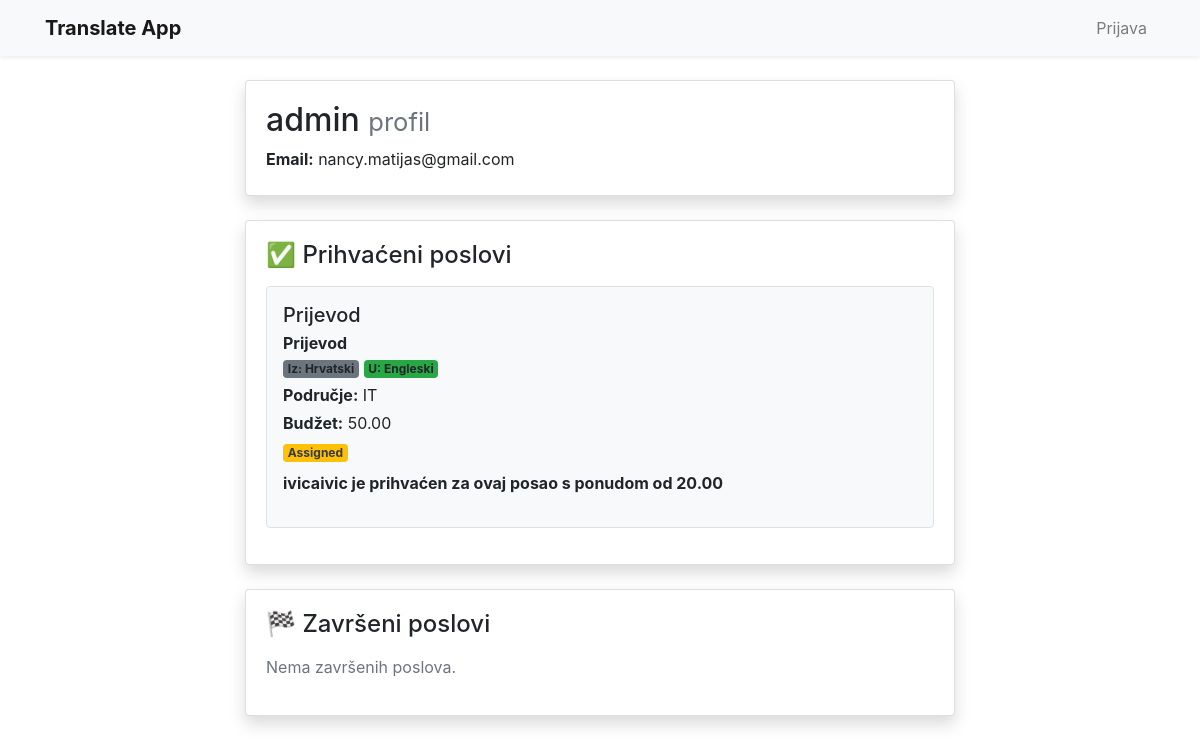
Screenshot of /accounts/profile/1 with the database file from the repository.
### app/models.py (models this page shows, shortened)
class Account(models.Model):
    user = models.OneToOneField(User, on_delete=models.CASCADE)
    name = models.CharField(max_length=100)
    balance = models.DecimalField(max_digits=8, decimal_places=2)
    translator = models.BooleanField()

class Job(models.Model):
    user = models.ForeignKey(User, on_delete=models.CASCADE)
    title = models.CharField(max_length=100)
    description = models.CharField(max_length=100)
    source_lang = models.CharField(max_length=100)
    target_lang = models.CharField(max_length=100)
    field = models.CharField(max_length=100)
    budget = models.DecimalField(max_digits=8, decimal_places=2)
    text = models.TextField()
    status = models.CharField(max_length=100, default='available')
    translation = models.TextField(blank=True, null=True)
    def accepted_bid(self):
        return self.bid_set.filter(accepted=True).first()
    def accepted_bidder(self):
        return self.accepted_bid().bidder.account
    @classmethod
    def accepted_jobs_for(cls, user):
        accepted_bids = Bid.objects.filter(job__in=user.job_set.all(), accepted=True)
        accepted_jobs = [ bid.job for bid in accepted_bids if bid.job.status != "completed" ]
        return accepted_jobs

class Bid(models.Model):
    bidder = models.ForeignKey(User, on_delete=models.CASCADE)
    job = models.ForeignKey(Job, on_delete=models.CASCADE)
    price = models.DecimalField(max_digits=8, decimal_places=2)
    accepted = models.BooleanField()

### accounts/views.py (the view)
# urls.py: path('profile/<int:user_id>', views.profile, name='profile'),
def profile(request, user_id):
    user = get_object_or_404(User, pk=user_id)
    accepted_jobs = Job.accepted_jobs_for(user)
    completed_jobs = Job.objects.filter(user=user, status='completed')
    context = {
        'profile_user' : user,
        'accepted_jobs': accepted_jobs,
        'completed_jobs': completed_jobs,
    }
    return render(request, 'accounts/profile.html', context)

### accounts/templates/accounts/profile.html (shortened to what this page needs)
{% extends 'app/base.html' %}
{% block content %}
<div class="container mt-4">
    <div class="row mb-4">
        <div class="col-md-8 offset-md-2">
            <div class="card shadow">
                <div class="card-body">
                    <h2 class="card-title mb-2">
                        {{ profile_user.account.name }} <small class="text-muted">profil</small>
                    </h2>
                    <p class="mb-1"><strong>Email:</strong> {{ profile_user.email }}</p>
                </div>
            </div>
        </div>
    </div>
    <div class="row mb-4">
        <div class="col-md-8 offset-md-2">
            <div class="card shadow">
                <div class="card-body">
                    <h4 class="card-title mb-3">✅ Prihvaćeni poslovi</h4>
                    {% if accepted_jobs %}
                        {% for job in accepted_jobs %}
                            <div class="border rounded p-3 mb-3 bg-light">
                                <h5 class="mb-1">{{ job.title }}</h5>
                                <p class="mb-1">
                                    <strong>{{ job.description }}</strong><br>
                                    <span class="badge bg-secondary">Iz: {{ job.source_lang }}</span>
                                    <span class="badge bg-success">U: {{ job.target_lang }}</span>
                                </p>
                                <p class="mb-1"><strong>Područje:</strong> {{ job.field }}</p>
                                <p class="mb-1"><strong>Budžet:</strong> {{ job.budget }}</p>
                                <p class="mb-2">
                                    <span class="badge
                                        {% if job.status == 'completed' %}bg-success
                                        {% elif job.status == 'available' %}bg-primary
                                        {% else %}bg-warning text-dark{% endif %}">
                                        {{ job.status|capfirst }}
                                    </span>
                                </p>
                                <p>
                                    <strong>
                                        {{ job.accepted_bidder.name }} je prihvaćen za ovaj posao s ponudom od {{ job.accepted_bid.price }}
                                    </strong>
                                </p>
                            </div>
                        {% endfor %}
                    {% else %}
                        <p class="text-muted">Nema prihvaćenih poslova.</p>
                    {% endif %}
                </div>
            </div>
        </div>
    </div>
    <div class="row mb-4">
        <div class="col-md-8 offset-md-2">
            <div class="card shadow">
                <div class="card-body">
                    <h4 class="card-title mb-3">🏁 Završeni poslovi</h4>
                    {% if completed_jobs %}
                        {% for job in completed_jobs %}
                            <div class="border rounded p-3 mb-3 bg-light">
                                <h5 class="mb-1">{{ job.title }}</h5>
                                <p class="mb-1">
                                    <strong>{{ job.description }}</strong><br>
                                    <span class="badge bg-secondary">Iz: {{ job.source_lang }}</span>
                                    <span class="badge bg-success">U: {{ job.target_lang }}</span>
                                </p>
                                <p class="mb-1"><strong>Područje:</strong> {{ job.field }}</p>
                                <p class="mb-1"><strong>Budžet:</strong> {{ job.budget }}</p>
                                <p class="mb-2">
                                    <span class="badge bg-success">
                                        {{ job.status|capfirst }}
                                    </span>
                                </p>
                                <p>
                                    <strong>
                                        {{ job.accepted_bidder.name }} je završio ovaj posao za {{ job.accepted_bid.price }}
                                    </strong>
                                </p>
                            </div>
                        {% endfor %}
                    {% else %}
                        <p class="text-muted">Nema završenih poslova.</p>
                    {% endif %}
                </div>
            </div>
        </div>
    </div>
</div>
{% endblock content %}

### rows the page displays
Job: title "Prijevod", description "Prijevod", source_lang "Hrvatski", target_lang "Engleski", field "IT", budget "50.00", status "Assigned", accepted_bidder.name "ivicaivic", accepted_bid.price "20.00"

### other values shown
{{ profile_user.account.name }} "admin"
{{ profile_user.email }} "nancy.matijas@gmail.com"
